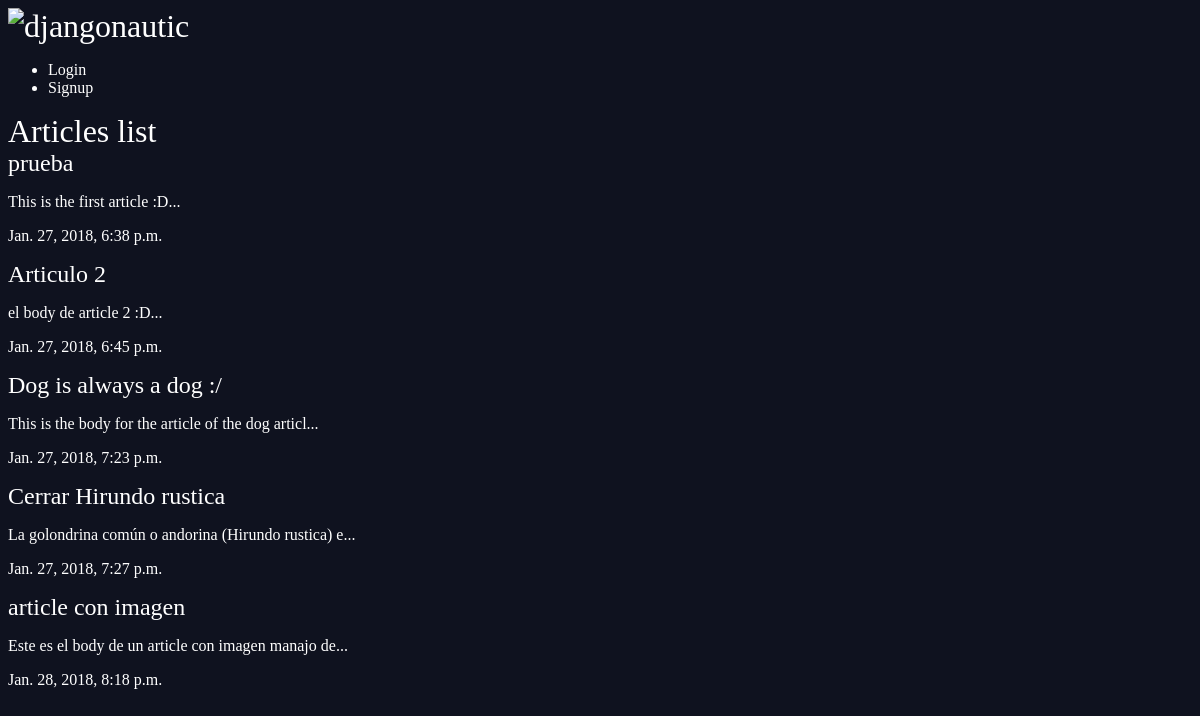
The page /articles/ on the database as committed earlier.
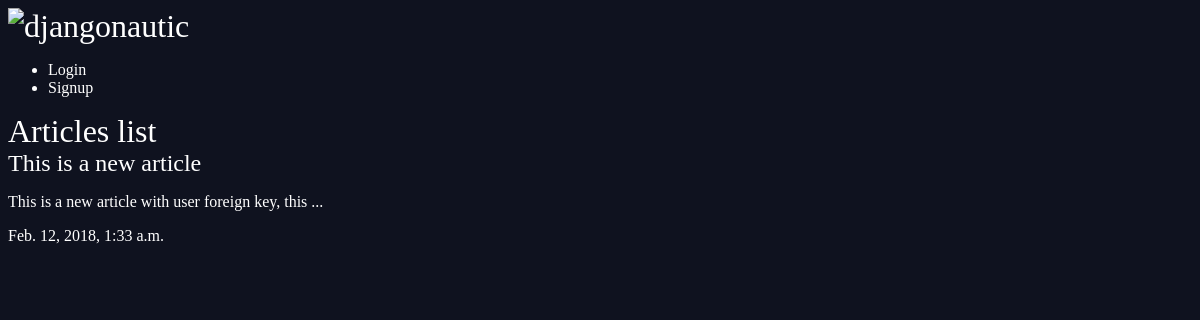
The same page on the database as committed later.
### articles/models.py (models this page shows, shortened)
class Article(models.Model):
  title = models.CharField(max_length = 100)
  slug = models.SlugField()
  body = models.TextField()
  date = models.DateTimeField(auto_now_add=True)
  thumb = models.ImageField(default='default.png', blank=True)
  author = models.ForeignKey(User, default=None, on_delete=models.CASCADE)
  def snippet(self):
    return self.body[:50] + "..."

### articles/views.py (the view)
def article_list(request):
    articles = Article.objects.all().order_by('date');
    return render(request, 'articles/article_list.html', { 'articles': articles })

### articles/templates/articles/article_list.html
{% extends 'base_layout.html' %}
{% block content %}
  <h1>Articles list</h1>
  <div.class="articles">
    {%for article in articles%}
      <h2><a href="{% url 'articles:detail' slug=article.slug %}">{{article.title}}</a></h2>
      <p>{{article.snippet}}</p>
      <p>{{article.date}}</p>
    {%endfor%}
  </div>
{% endblock %}

### templates/base_layout.html (shortened to what this page needs)
{% load static from staticfiles %}
<!DOCTYPE html>
<html>
  <head>
    <link rel="stylesheet" type="text/css" media="screen" href="{% static 'styles.css' %}" />
  </head>
  <body>
      <header class="wrapper">
          <h1><a href="{% url 'articles:list' %}"><img src="{% static 'logo.png' %}" alt="djangonautic" /></a></h1>
          <nav>
              <ul>
                  {% if user.is_authenticated %}
                  <li>
                      <form class="logout-link" action="{% url 'accounts:logout' %}" method="post">
                          {% csrf_token %}
                          <button type="submit">Logout</button>
                      </form>
                  </li>
                  <li><a href="{% url 'articles:create' %}" class="highlight">New Article</a></li>
                  {% else %}
                  <li><a href="{% url 'accounts:login' %}">Login</a></li>
                  <li><a href="{% url 'accounts:signup' %}">Signup</a></li>
                  {% endif %}
              </ul>
          </nav>
      </header>
      <div class="wrapper">
          {% block content %}
          {% endblock %}
  </body>
</html>

### assets/styles.css (style rules this page uses)
body { background: #0f121f; background-image: url(/static/); background-repeat-y: no-repeat; color: #fff; }
body * { font-family: Ubunut; }
h1,h2, h3, h4, h5 { font-weight: normal; margin: 0; }
a, a:hover, a:visited { color: #fff; text-decoration: none; }

Rows that differ between the two databases and show on the page:
removed Article: title "prueba", snippet "This is the first article :D...", date "Jan. 27, 2018, 6:38 p.m."
removed Article: title "Articulo 2", snippet "el body de article 2 :D...", date "Jan. 27, 2018, 6:45 p.m."
removed Article: title "Dog is always a dog :/", snippet "This is the body for the article of the dog articl...", date "Jan. 27, 2018, 7:23 p.m."
removed Article: title "Cerrar Hirundo rustica", snippet "La golondrina común o andorina (Hirundo rustica) e...", date "Jan. 27, 2018, 7:27 p.m."
removed Article: title "article con imagen", snippet "Este es el body de un article con imagen manajo de...", date "Jan. 28, 2018, 8:18 p.m."
added Article: title "This is a new article", snippet "This is a new article with user foreign key, this ...", date "Feb. 12, 2018, 1:33 a.m."
